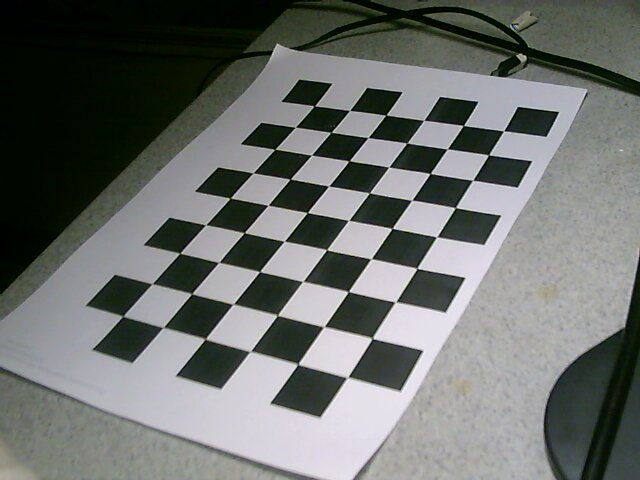
#> input picture src/stereoCalibrate/calib1.jpg, 640 x 480 px
$ python -i modules.py   (imports and definitions only)
#> lines starting #> are read from the running program, lines starting #| are printed output that depends on the picture
#> further down, picture is the input picture: shape (480, 640, 3); mean B, G, R 108.7, 111.4, 108.2
'''
Define the operations used to denoise the image.
'''
import cv2
import numpy as np

def denoise(frame, useMorphOps = True, useGaussianBlur = True):
#> called with useMorphOps = True, useGaussianBlur = True
    if useMorphOps:
        kernel = np.ones((5,5),np.uint8)
        frame = cv2.morphologyEx(frame, cv2.MORPH_OPEN, kernel)
        frame = cv2.morphologyEx(frame, cv2.MORPH_CLOSE, kernel)
    if useGaussianBlur:
        frame = cv2.GaussianBlur(frame, (5, 5), 0)
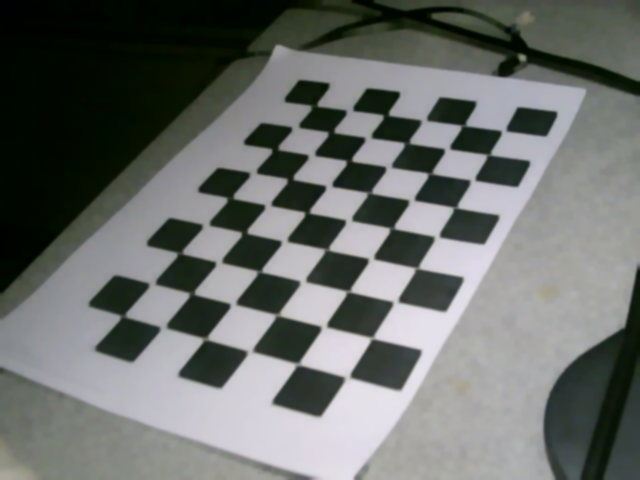
#> frame: shape (480, 640, 3); mean of channels 0, 1, 2 107.4, 110.2, 106.9; drawn as B, G, R
    return frame

>>> import cv2
>>> picture = cv2.imread('../stereoCalibrate/calib1.jpg')
>>> result = denoise(picture)

$ run again, on src/stereoCalibrate/calib2.jpg
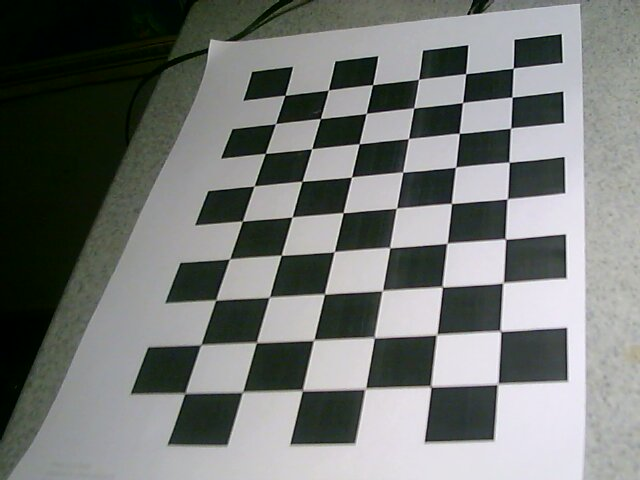
#> input picture src/stereoCalibrate/calib2.jpg, 640 x 480 px
#> picture is the input picture: shape (480, 640, 3); mean B, G, R 116.9, 119.8, 116.4
#> in denoise, `frame = cv2.GaussianBlur(frame, (5, 5), 0)`:
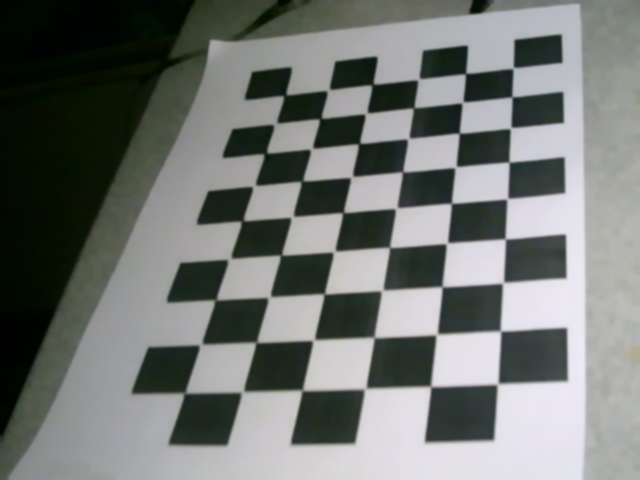
#> frame: shape (480, 640, 3); mean of channels 0, 1, 2 115.8, 118.9, 115.3; drawn as B, G, R

$ run again, on src/stereoCalibrate/calib3.jpg
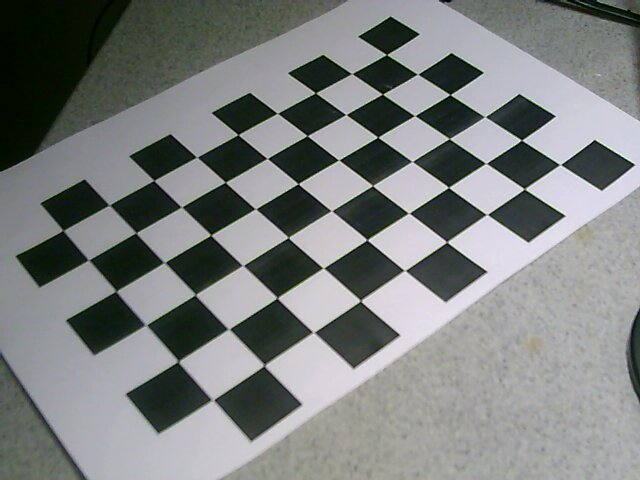
#> input picture src/stereoCalibrate/calib3.jpg, 640 x 480 px
#> picture is the input picture: shape (480, 640, 3); mean B, G, R 126.7, 127.4, 124.5
#> in denoise, `frame = cv2.GaussianBlur(frame, (5, 5), 0)`:
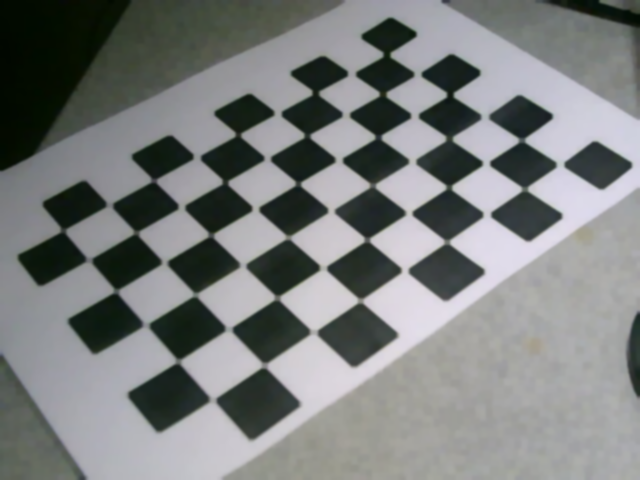
#> frame: shape (480, 640, 3); mean of channels 0, 1, 2 125.7, 126.3, 123.4; drawn as B, G, R

$ run again, on src/stereoCalibrate/calib4.jpg
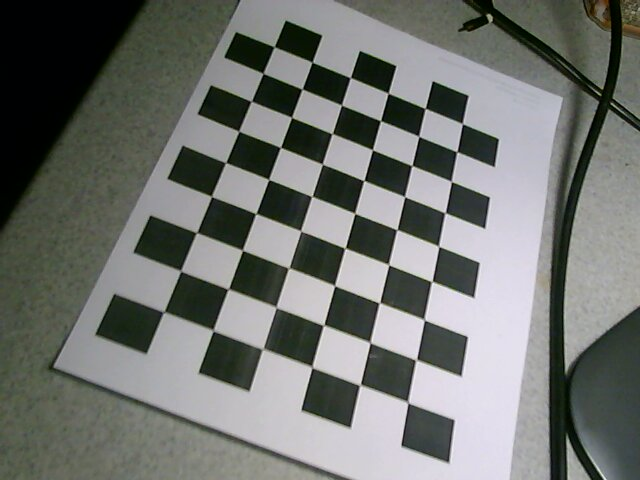
#> input picture src/stereoCalibrate/calib4.jpg, 640 x 480 px
#> picture is the input picture: shape (480, 640, 3); mean B, G, R 111.5, 115.3, 112.5
#> in denoise, `frame = cv2.GaussianBlur(frame, (5, 5), 0)`:
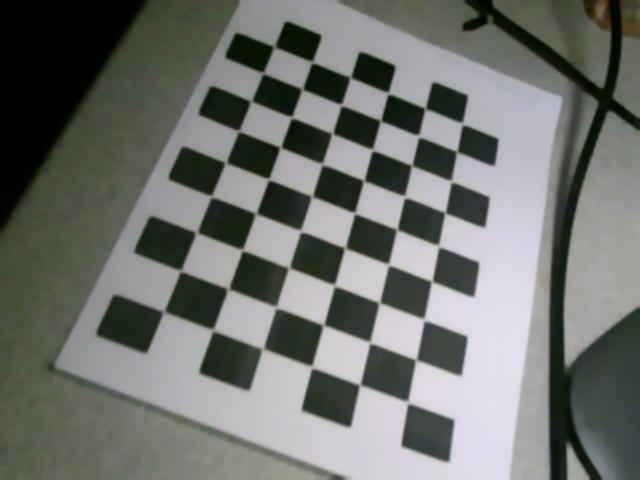
#> frame: shape (480, 640, 3); mean of channels 0, 1, 2 110.5, 114.3, 111.5; drawn as B, G, R
